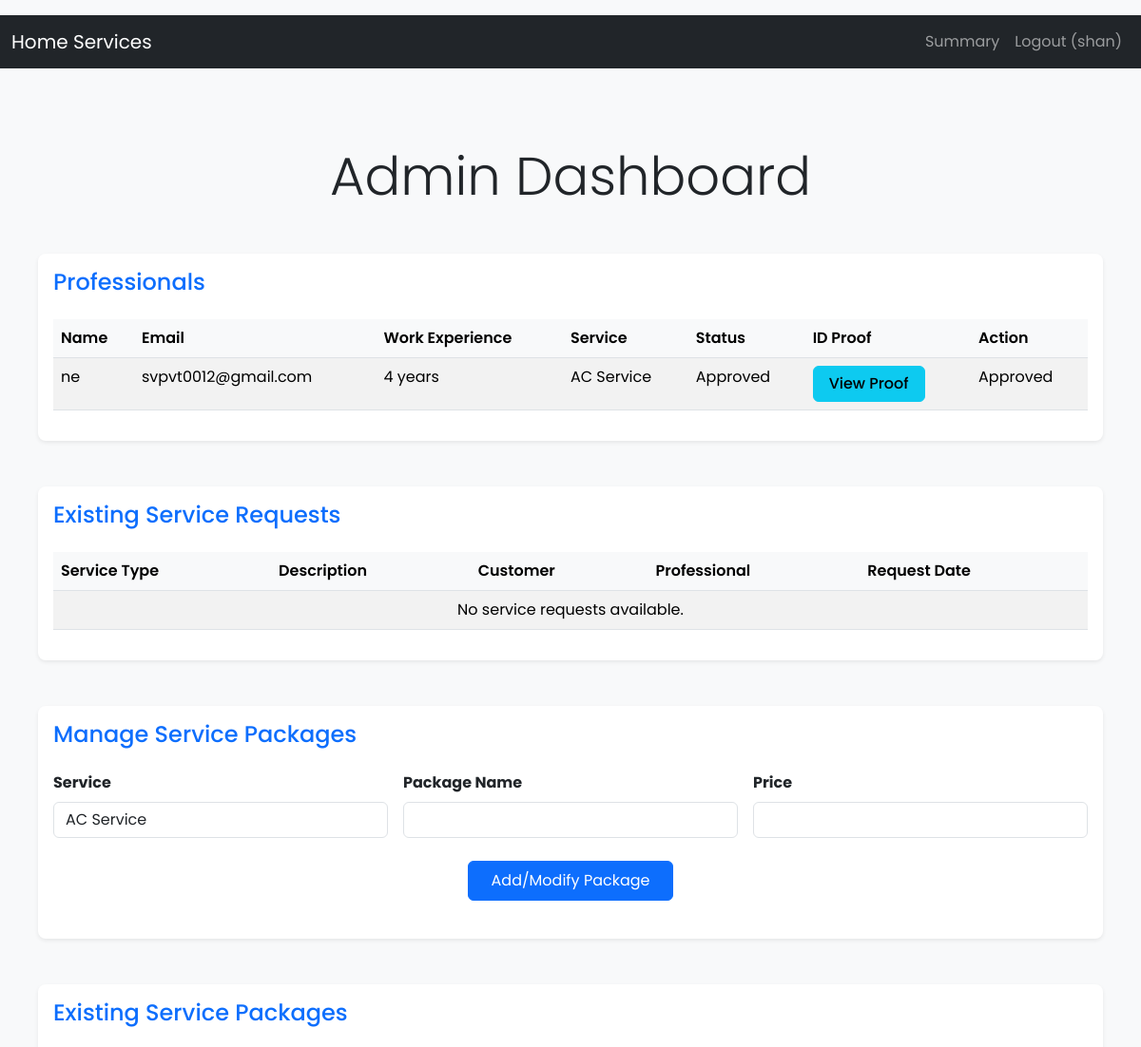
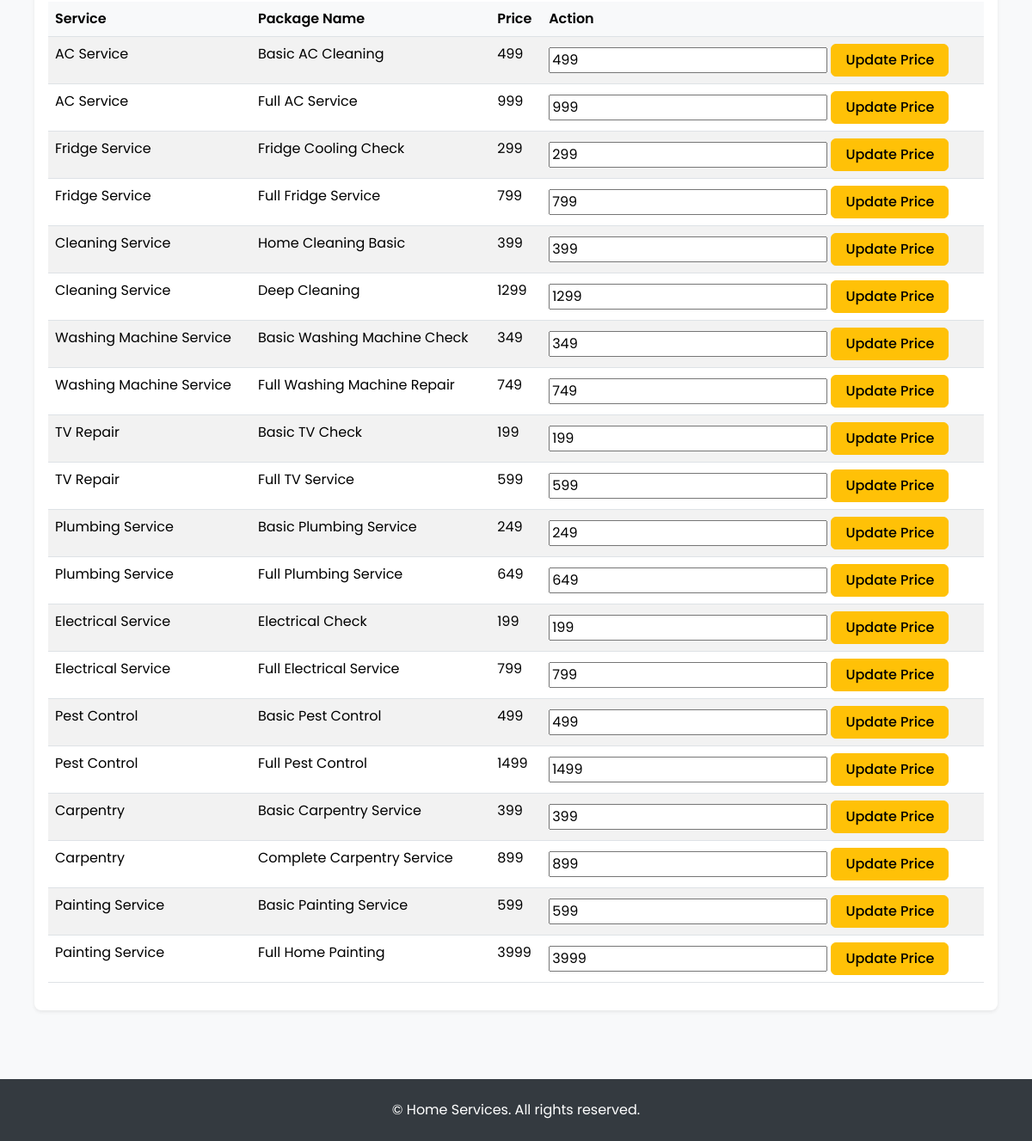
Screenshot of /admin/dashboard (signed in) with the database file from the repository (2 pictures, top to bottom).
### applications/model.py (models this page shows)
class Professional(db.Model):
    __tablename__ = 'professionals'
    id = db.Column(db.Integer, primary_key=True)
    name = db.Column(db.String(100), nullable=False)
    service = db.Column(db.String(100), nullable=False)  # Type of service provided
    work_experience = db.Column(db.String(100), nullable=False)
    email = db.Column(db.String(100), nullable=False)
    username = db.Column(db.String(50), unique=True, nullable=False)
    password = db.Column(db.String(200), nullable=False)
    id_proof = db.Column(db.String(200), nullable=True)
    is_approved = db.Column(db.Boolean, default=False)
    user_id = db.Column(db.Integer, db.ForeignKey('users.id'))
    assignments = db.relationship("Assignment", backref="professional")

### main.py (the view)
@app.route('/admin/dashboard')
def admin_dashboard():
    professionals = Professional.query.all()
    assigned_requests = []
    username = session.get('username')
    roles = session.get('roles', [])
    return render_template(
        'adboard.html',
        professionals=professionals,
        assigned_requests=assigned_requests,
        services=services,
        packages=packages,
        username=username,
        roles=roles
    )

### templates/adboard.html (shortened to what this page needs)
{% extends 'base.html' %}
{% block content %}
<div class="container-fluid px-4 py-5">
    <h1 class="display-4 text-center mb-5">Admin Dashboard</h1>
    <div class="card shadow-sm mb-5">
        <div class="card-body">
            <h3 class="card-title h4 mb-4 text-primary">Professionals</h3>
            <div class="table-responsive">
                <table class="table table-hover table-striped">
                    <thead>
                        <tr>
                            <th>Name</th>
                            <th>Email</th>
                            <th>Work Experience</th>
                            <th>Service</th>
                            <th>Status</th>
                            <th>ID Proof</th>
                            <th>Action</th>
                        </tr>
                    </thead>
                    <tbody>
                        {% for professional in professionals %}
                        <tr>
                            <td>{{ professional.name }}</td>
                            <td>{{ professional.email }}</td>
                            <td>{{ professional.work_experience }} years</td>
                            <td>{{ professional.service }}</td>
                            <td>{{ 'Approved' if professional.is_approved else 'Pending' }}</td>
                            <td>
                                {% if professional.id_proof %}
                                <button type="button" class="btn btn-info" data-bs-toggle="modal" data-bs-target="#proofModal{{ professional.id }}">
                                    View Proof
                                </button>
                                {% else %}
                                <span>No proof uploaded</span>
                                {% endif %}
                            </td>
                            <td>
                                {% if not professional.is_approved %}
                                <form action="{{ url_for('manage_professional', professional_id=professional.id) }}" method="POST" style="display:inline;">
                                    <button type="submit" name="action" value="approve" class="btn btn-success">Approve</button>
                                    <button type="submit" name="action" value="reject" class="btn btn-danger">Reject</button>
                                </form>
                                {% else %}
                                <span>Approved</span>
                                {% endif %}
                            </td>
                        </tr>
                        {% else %}
                        <tr>
                            <td colspan="7" class="text-center">No professionals available.</td>
                        </tr>
                        {% endfor %}
                    </tbody>
                </table>
            </div>
        </div>
    </div>
    <div class="card shadow-sm mb-5">
        <div class="card-body">
            <h3 class="card-title h4 mb-4 text-primary">Existing Service Requests</h3>
            <div class="table-responsive">
                <table class="table table-hover table-striped">
                    <thead>
                        <tr>
                            <th>Service Type</th>
                            <th>Description</th>
                            <th>Customer</th>
                            <th>Professional</th>
                            <th>Request Date</th>
                        </tr>
                    </thead>
                    <tbody>
                        {% for request in service_requests %}
                        <tr>
                            <td>{{ request.service_type }}</td>
                            <td>{{ request.description }}</td>
                            <td>{{ request.customer.name }}</td>
                            <td>{{ request.professional.name if request.professional else 'Unassigned' }}</td>
                            <td>{{ request.request_date.strftime('%Y-%m-%d') }}</td>
                        </tr>
                        {% else %}
                        <tr>
                            <td colspan="5" class="text-center">No service requests available.</td>
                        </tr>
                        {% endfor %}
                    </tbody>
                </table>
            </div>
        </div>
    </div>
    <div class="card shadow-sm mb-5">
        <div class="card-body">
            <h3 class="card-title h4 mb-4 text-primary">Manage Service Packages</h3>
            <form action="{{ url_for('manage_service_packages') }}" method="POST" class="mb-4">
                <div class="row g-3">
                    <div class="col-md-4">
                        <label class="form-label fw-bold" for="service_id">Service</label>
                        <select id="service_id" name="service_id" class="form-control">
                            {% for service in services %}
                            <option value="{{ service.id }}">{{ service.name }}</option>
                            {% endfor %}
                        </select>
                    </div>
                    <div class="col-md-4">
                        <label class="form-label fw-bold" for="package_name">Package Name</label>
                        <input type="text" id="package_name" name="package_name" class="form-control" required>
                    </div>
                    <div class="col-md-4">
                        <label class="form-label fw-bold" for="package_price">Price</label>
                        <input type="number" id="package_price" name="price" class="form-control" required>
                    </div>
                </div>
                <div class="text-center mt-4">
                    <button type="submit" class="btn btn-primary px-4 py-2">Add/Modify Package</button>
                </div>
            </form>
        </div>
    </div>
    <div class="card shadow-sm">
        <div class="card-body">
            <h3 class="card-title h4 mb-4 text-primary">Existing Service Packages</h3>
            <div class="table-responsive">
                <table class="table table-hover table-striped">
                    <thead>
                        <tr>
                            <th>Service</th>
                            <th>Package Name</th>
                            <th>Price</th>
                            <th>Action</th>
                        </tr>
                    </thead>
                    <tbody>
                        {% for service_id, package_list in packages.items() %}
                        {% for package in package_list %}
                        <tr>
                            <td>{{ services[service_id-1].name }}</td>
                            <td>{{ package.name }}</td>
                            <td>{{ package.price }}</td>
                            <td>
                                <form action="{{ url_for('update_package_price') }}" method="POST" style="display:inline;">
                                    <input type="number" name="new_price" value="{{ package.price }}" required>
                                    <button type="submit" class="btn btn-warning">Update Price</button>
                                </form>
                            </td>
                        </tr>
                        {% endfor %}
                        {% endfor %}
                    </tbody>
                </table>
            </div>
        </div>
    </div>
</div>
{% endblock %}

### templates/base.html (style rules this page uses)
body { font-family: 'Poppins', sans-serif; background-color: #f8f9fa; min-height: 100vh; display: flex; flex-direction: column; }

### templates/adboard.html (style rules this page uses)
.btn-info, .btn-success, .btn-danger, .btn-warning { padding: 0.375rem 1rem; font-weight: 500; }
.table th { background-color: #f8f9fa; font-weight: 600; }
.card { border-radius: 0.5rem; border: none; }
.form-control { border-radius: 0.375rem; }
.form-label { margin-bottom: 0.5rem; }

### rows the page displays
Professional: name "ne", email "svpvt0012@gmail.com", work_experience "4", service "AC Service", is_approved "Approved"

### other values shown
{{ session.get('username', '') }} "shan"
{{ services[service_id-1].name }} "AC Service" "AC Service" "Fridge Service" "Fridge Service" "Cleaning Service" "Cleaning Service" "Washing Machine Service" "Washing Machine Service" "TV Repair" "TV Repair" "Plumbing Service" "Plumbing Service" "Electrical Service" "Electrical Service" "Pest Control" "Pest Control" "Carpentry" "Carpentry" "Painting Service" "Painting Service"
{{ package.name }} "Basic AC Cleaning" "Full AC Service" "Fridge Cooling Check" "Full Fridge Service" "Home Cleaning Basic" "Deep Cleaning" "Basic Washing Machine Check" "Full Washing Machine Repair" "Basic TV Check" "Full TV Service" "Basic Plumbing Service" "Full Plumbing Service" "Electrical Check" "Full Electrical Service" "Basic Pest Control" "Full Pest Control" "Basic Carpentry Service" "Complete Carpentry Service" "Basic Painting Service" "Full Home Painting"
{{ package.price }} "499" "999" "299" "799" "399" "1299" "349" "749" "199" "599" "249" "649" "199" "799" "499" "1499" "399" "899" "599" "3999"
form field service_id "AC Service"
